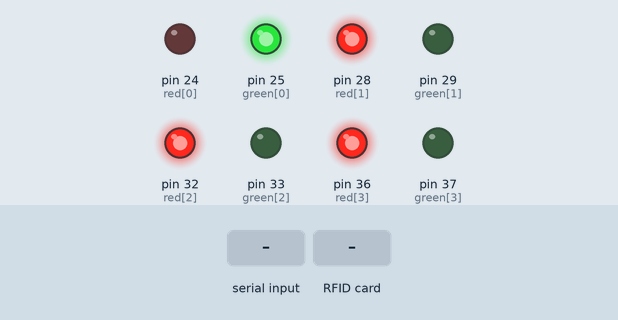
Bench run of a sketch on a simulated Arduino Mega 2560, built with avr-gcc and run on an emulated ATmega2560. On the bench: output pins drawn as LEDs (lit = HIGH). Wiring (inferred from the names in the program): 8 × IR receiver: data pin 22 / data pin 23 / data pin 26 / data pin 27 / data pin 30 / data pin 31 / data pin 34 / data pin 35. The test bench sets the inputs (shaded band). Pins used as bus, display or sensor lines are not drawn; what the sketch prints to the serial monitor is not drawn.

Above: at 1.8 s.
1.9 s: "L2\n" received over the second serial link
At 2.3 s:
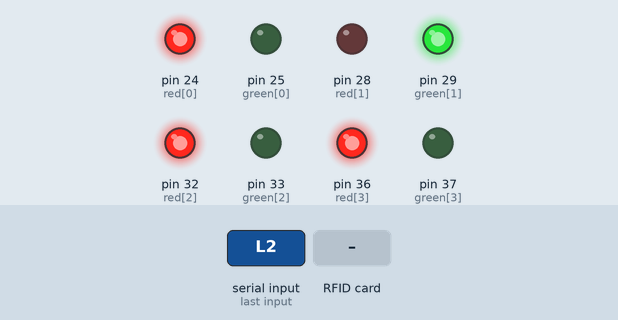
3.4 s: "L3\n" received over the second serial link
At 4.1 s:
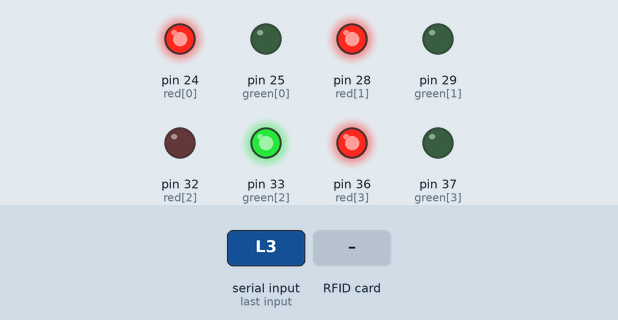
4.9 s: "L4\n" received over the second serial link
At 5.5 s:
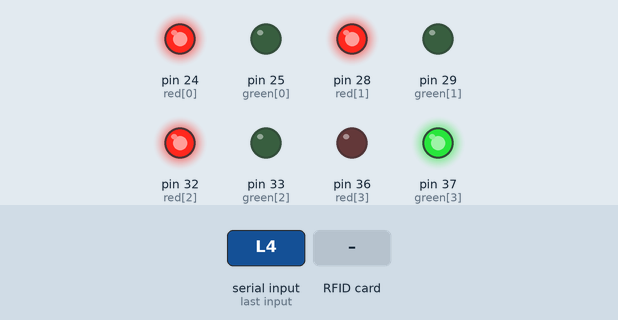
6.4 s: RFID card 26 59 7C 12 held to the reader
At 7.7 s:
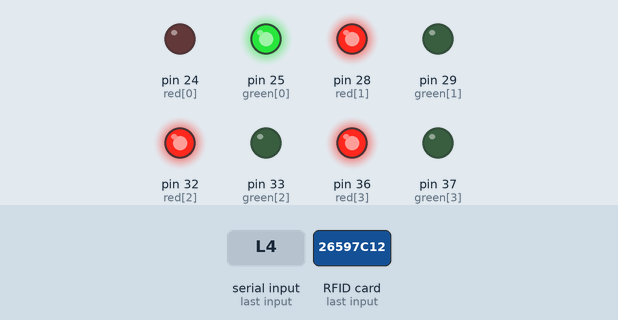
8.0 s: "L1\n" received over the second serial link
9.6 s: "TEST\n" received over Serial
Timing chart, 0 to 27.9 s (numbered marks = the images above; inputs shaded):
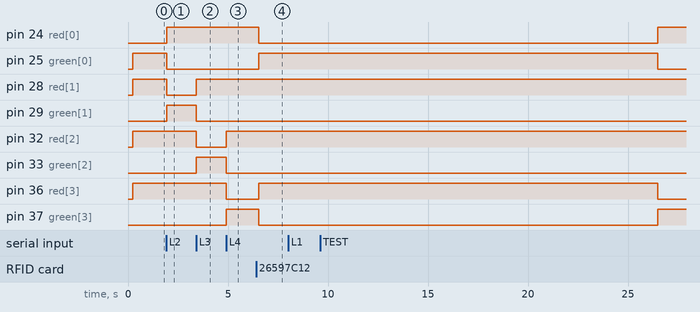

The sketch:

sketch_apr6a.ino
```cpp
#include <SPI.h>
#include <MFRC522.h>

#define SS_PIN 53
#define RST_PIN 5
MFRC522 mfrc522(SS_PIN, RST_PIN);

byte emergencyUID[4] = {0x26, 0x59, 0x7C, 0x12};

// IR
int ir[4][2] = {{23,22},{27,26},{31,30},{35,34}};

// LED
int red[4]   = {24,28,32,36};
int green[4] = {25,29,33,37};

// ================= TRAFFIC DATA =================

int count[4] = {0, 0, 0, 0};
int prev[4][2];

// Vehicles cleared during CURRENT cycle
int cleared[4] = {0, 0, 0, 0};

// Vehicle count captured at START of cycle
int cycleStartCount[4] = {0, 0, 0, 0};

// 0 = Low, 1 = Medium, 2 = High
int density[4] = {0, 0, 0, 0};

// Extra green time
int extraTime[4] = {0, 0, 0, 0};

// Final green time
int laneTime[4] = {30, 30, 30, 30};

int currentLane = 0;

unsigned long signalStart = 0;

// ================= CYCLE =================

int cycleNumber = 1;

unsigned long cycleStartMillis = 0;
unsigned long cycleEndMillis = 0;

int cycleDuration = 120;

bool densityMode = false;
bool prevDensityMode = false;

// ================= MODE =================

bool autoMode = true;

// ================= EMERGENCY =================

bool emergencyActive = false;

unsigned long emergencyStart = 0;

int emergencyLane = -1;

int previousLane = 0;
int previousRemaining = 30;

// Emergency information for current cycle
bool cycleEmergencyDetected = false;
int cycleEmergencyLane = -1;
unsigned long cycleEmergencyOffset = 0;

// Change this according to where your RFID reader is physically installed.
// 0 = Lane 1
// 1 = Lane 2
// 2 = Lane 3
// 3 = Lane 4
const int RFID_LANE = 0;

// SERIAL
unsigned long serialTimer = 0;
#define SERIAL_DELAY 1000

void setup() {
  Serial.begin(9600);
  Serial1.begin(9600);
  Serial1.setTimeout(50);

  SPI.begin();
  mfrc522.PCD_Init();

  Serial.println("========================================");
  Serial.println("   TrafficIntelli Mega 2560 Online");
  Serial.println("========================================");
  Serial.print("RFID RC522 Reader Test: ");
  mfrc522.PCD_DumpVersionToSerial();
  byte v = mfrc522.PCD_ReadRegister(mfrc522.VersionReg);
  if (v == 0x00 || v == 0xFF) {
    Serial.println("WARNING: RC522 NOT DETECTED or WIRING ERROR!");
    Serial.println("Verify Mega SPI Pins: MISO=50, MOSI=51, SCK=52, SDA=53, RST=5, 3.3V (NOT 5V!)");
  } else {
    Serial.println("RC522 Initialized Successfully!");
  }
  Serial.println("========================================");

  for(int i=0;i<4;i++){
    for(int j=0;j<2;j++){
      pinMode(ir[i][j], INPUT);
      prev[i][j] = HIGH;
    }
    pinMode(red[i], OUTPUT);
    pinMode(green[i], OUTPUT);
  }

  setLane(0);
  signalStart = millis();
  startNewCycle();
}

void loop() {

  readSensors();
  checkRFID();
  readESP();

  // Allow trigger from USB Serial Monitor for bench testing
  if (Serial.available()) {
    String usbCmd = Serial.readStringUntil('\n');
    usbCmd.trim();
    if (usbCmd == "TEST" || usbCmd == "TEST_CYCLE") {
      Serial.println(">>> MANUAL TEST CYCLE TRIGGERED VIA USB SERIAL <<<");
      finishCycle();
      cycleNumber++;
      startNewCycle();
    }
  }

  if(emergencyActive) handleEmergency();
  else controlTraffic();

  sendData();
}

// SENSOR
void readSensors(){

  for(int i = 0; i < 4; i++){

    int far = digitalRead(ir[i][0]);
    int near = digitalRead(ir[i][1]);

    // Vehicle enters lane
    if(far == LOW && prev[i][0] == HIGH){
      count[i]++;
    }

    // Vehicle exits lane
    if(near == LOW && prev[i][1] == HIGH){

      if(count[i] > 0){
        count[i]--;
        cleared[i]++;
      }
    }

    prev[i][0] = far;
    prev[i][1] = near;
  }
}

// 🔥 RECEIVE COMMAND FROM ESP
void readESP() {
  if (Serial1.available()) {

    String cmd = Serial1.readStringUntil('\n');
    cmd.trim();

    // Ignore empty / garbage UART data
    if (cmd.length() == 0) {
      return;
    }

    // Only treat actual commands from ESP as commands
    if (cmd == "L1") {
      autoMode = false;
      currentLane = 0;
      setLane(currentLane);
      signalStart = millis();
    }

    else if (cmd == "L2") {
      autoMode = false;
      currentLane = 1;
      setLane(currentLane);
      signalStart = millis();
    }

    else if (cmd == "L3") {
      autoMode = false;
      currentLane = 2;
      setLane(currentLane);
      signalStart = millis();
    }

    else if (cmd == "L4") {
      autoMode = false;
      currentLane = 3;
      setLane(currentLane);
      signalStart = millis();
    }

    else if (cmd == "AUTO") {
      autoMode = true;
      currentLane = 0;
      setLane(currentLane);
      signalStart = millis();
      startNewCycle();

      Serial.println("AUTO MODE ENABLED");
    }

    else if (cmd == "EMG") {
      startEmergency(currentLane);
    }

    else if (cmd == "EMG1") {
      startEmergency(0);
    }

    else if (cmd == "EMG2") {
      startEmergency(1);
    }

    else if (cmd == "EMG3") {
      startEmergency(2);
    }

    else if (cmd == "EMG4") {
      startEmergency(3);
    }

    else if (cmd == "TEST" || cmd == "TEST_CYCLE") {
      // Diagnostic test trigger: sends cycle packet to verify end-to-end pipeline without waiting 120s
      Serial.println(">>> MANUAL TEST CYCLE TRIGGERED VIA COMMAND <<<");
      finishCycle();
      cycleNumber++;
      startNewCycle();
    }

    // Everything else is ignored.
    // In particular, live traffic packets are NOT commands.
  }
}

// MODE
void calculateTimes(){

  // ==========================================
  // PROPORTIONAL TRAFFIC CONTROL
  // ==========================================

  int total = 0;

  cycleDuration = 0;
  densityMode = false;

  // ------------------------------------------
  // 1. Capture traffic at beginning of cycle
  // ------------------------------------------

  for(int i = 0; i < 4; i++){

    cycleStartCount[i] = count[i];

    total += count[i];
  }

  // ------------------------------------------
  // 2. Reset timing values
  // ------------------------------------------

  for(int i = 0; i < 4; i++){

    laneTime[i] = 30;
    extraTime[i] = 0;
    density[i] = 0;
  }

  // ------------------------------------------
  // 3. Calculate proportional allocation
  // ------------------------------------------

  if(total > 0){

    for(int i = 0; i < 4; i++){

      /*
        Maximum additional time = 30 seconds.

        Proportion of traffic:

        lane count / total count

        Additional time:

        proportion × 30
      */

      int proportionalExtra =
        (count[i] * 30) / total;

      // Limit additional time to 30 seconds
      if(proportionalExtra > 30)
        proportionalExtra = 30;

      extraTime[i] = proportionalExtra;

      laneTime[i] = 30 + extraTime[i];

      // --------------------------------------
      // Density classification
      // --------------------------------------

      if(count[i] <= 10){

        density[i] = 0;       // LOW
      }

      else if(count[i] <= 20){

        density[i] = 1;       // MEDIUM
      }

      else{

        density[i] = 2;       // HIGH
      }
    }
  }

  // ------------------------------------------
  // 4. Determine whether adaptive mode active
  // ------------------------------------------

  for(int i = 0; i < 4; i++){

    if(count[i] > 10){

      densityMode = true;
      break;
    }
  }

  // ------------------------------------------
  // 5. Calculate complete cycle duration
  // ------------------------------------------

  for(int i = 0; i < 4; i++){

    cycleDuration += laneTime[i];
  }

  // ------------------------------------------
  // 6. Serial monitoring
  // ------------------------------------------

  Serial.println();
  Serial.println("========== TRAFFIC ANALYSIS ==========");

  Serial.print("Cycle: ");
  Serial.println(cycleNumber);

  Serial.print("Total Vehicles: ");
  Serial.println(total);

  for(int i = 0; i < 4; i++){

    Serial.print("L");
    Serial.print(i + 1);

    Serial.print(" | Vehicles: ");
    Serial.print(count[i]);

    Serial.print(" | Density: ");

    if(density[i] == 0)
      Serial.print("LOW");

    else if(density[i] == 1)
      Serial.print("MEDIUM");

    else
      Serial.print("HIGH");

    Serial.print(" | Extra: +");
    Serial.print(extraTime[i]);

    Serial.print("s | Green: ");
    Serial.print(laneTime[i]);
    Serial.println("s");
  }

  Serial.print("TOTAL CYCLE TIME: ");
  Serial.print(cycleDuration);
  Serial.println(" seconds");

  Serial.println("=======================================");

  if(densityMode != prevDensityMode){

    Serial.println(
      densityMode
      ? "⚡ ADAPTIVE TRAFFIC MODE"
      : "✅ NORMAL TRAFFIC MODE"
    );

    prevDensityMode = densityMode;
  }
}

void startNewCycle(){

  cycleStartMillis = millis();

  // Reset cycle-specific values
  for(int i = 0; i < 4; i++){
    cleared[i] = 0;
  }

  cycleEmergencyDetected = false;
  cycleEmergencyLane = -1;
  cycleEmergencyOffset = 0;

  // Calculate traffic conditions for this cycle
  calculateTimes();

  Serial.print("===== CYCLE ");
  Serial.print(cycleNumber);
  Serial.println(" START =====");
}
// RFID
void checkRFID(){

  if(!mfrc522.PICC_IsNewCardPresent())
    return;

  if(!mfrc522.PICC_ReadCardSerial())
    return;

  Serial.println();
  Serial.print("💳 RFID Tag Detected! Scanned UID: {");
  for(byte i = 0; i < mfrc522.uid.size; i++){
    Serial.print("0x");
    if(mfrc522.uid.uidByte[i] < 0x10) Serial.print("0");
    Serial.print(mfrc522.uid.uidByte[i], HEX);
    if(i < mfrc522.uid.size - 1) Serial.print(", ");
  }
  Serial.println("}");

  bool match = true;

  for(byte i = 0; i < 4; i++){
    if(mfrc522.uid.uidByte[i] != emergencyUID[i]){
      match = false;
      break;
    }
  }

  if(match){
    Serial.println("🚑 EMERGENCY RFID MATCHED! Activating Emergency Mode on Lane 1...");
    startEmergency(RFID_LANE);
  } else {
    Serial.println("⚠️ RFID UID MISMATCH: This card does NOT match emergencyUID in line 8!");
    Serial.println("👉 To register this card as the Emergency vehicle, update line 8 in sketch_apr6a.ino with the Scanned UID above.");
  }

  mfrc522.PICC_HaltA();
  mfrc522.PCD_StopCrypto1();
}

void startEmergency(int lane){

  if(emergencyActive)
    return;

  // Save current traffic state
  previousLane = currentLane;

  int elapsed =
    (millis() - signalStart) / 1000;

  previousRemaining =
    laneTime[currentLane] - elapsed;

  if(previousRemaining < 0)
    previousRemaining = 0;

  // Emergency information
  emergencyLane = lane;

  emergencyActive = true;

  emergencyStart = millis();

  // Record emergency in current cycle
  cycleEmergencyDetected = true;
  cycleEmergencyLane = lane;

  cycleEmergencyOffset =
    (millis() - cycleStartMillis) / 1000;

  Serial.print("🚑 Emergency Lane: ");
  Serial.println(lane + 1);

  Serial.print("Returning to Lane: ");
  Serial.println(previousLane + 1);

  Serial.print("Remaining Time: ");
  Serial.println(previousRemaining);
}
// TRAFFIC
void controlTraffic(){
  if(!autoMode)
    return;
  unsigned long elapsed =
    (millis() - signalStart) / 1000;

  if(elapsed >= laneTime[currentLane]){
    // If Lane 4 has finished,
    // the COMPLETE cycle has finished.
    if(currentLane == 3){
      finishCycle();
      cycleNumber++;
      currentLane = 0;
      setLane(currentLane);
      signalStart = millis();
      startNewCycle();
    }

    else{
      currentLane++;
      setLane(currentLane);
      signalStart = millis();
    }
  }
}

void finishCycle(){

  cycleEndMillis = millis();

  Serial.println();
  Serial.println("========== CYCLE COMPLETE ==========");

  Serial.print("Cycle Number: ");
  Serial.println(cycleNumber);

  Serial.print("Cycle Duration: ");
  Serial.print(cycleDuration);
  Serial.println(" sec");

  Serial.println("Vehicle Count at Start:");

  for(int i = 0; i < 4; i++){

    Serial.print("L");
    Serial.print(i + 1);
    Serial.print(": ");
    Serial.println(cycleStartCount[i]);
  }

  Serial.println("Vehicles Cleared:");

  for(int i = 0; i < 4; i++){

    Serial.print("L");
    Serial.print(i + 1);
    Serial.print(": ");
    Serial.println(cleared[i]);
  }

  Serial.println("Vehicles Remaining:");

  for(int i = 0; i < 4; i++){

    Serial.print("L");
    Serial.print(i + 1);
    Serial.print(": ");
    Serial.println(count[i]);
  }

  Serial.println("====================================");

  // Send cycle record to USB Serial.
  // ESP8266 integration will be added in Phase 2.
  sendCycleData();
}
// ================= SEND CYCLE DATA =================

void sendCycleData(){

  String data = "CYCLE|";

  // Cycle number
  data += String(cycleNumber);
  data += "|";

  // Cycle duration
  data += String(cycleDuration);
  data += "|";

  // Vehicle count at start of cycle
  for(int i = 0; i < 4; i++){
    data += String(cycleStartCount[i]);
    data += "|";
  }

  // Density
  for(int i = 0; i < 4; i++){

    if(density[i] == 0)
      data += "LOW";
    else if(density[i] == 1)
      data += "MEDIUM";
    else
      data += "HIGH";

    data += "|";
  }

  // Green time
  for(int i = 0; i < 4; i++){
    data += String(laneTime[i]);
    data += "|";
  }

  // Extra green time
  for(int i = 0; i < 4; i++){
    data += String(extraTime[i]);
    data += "|";
  }

  // Vehicles cleared
  for(int i = 0; i < 4; i++){
    data += String(cleared[i]);
    data += "|";
  }

  // Vehicles remaining
  for(int i = 0; i < 4; i++){
    data += String(count[i]);
    data += "|";
  }

  // Emergency detected
  data += String(cycleEmergencyDetected ? 1 : 0);
  data += "|";

  // Emergency lane
  if(cycleEmergencyDetected)
    data += String(cycleEmergencyLane + 1);
  else
    data += "0";

  data += "|";

  // Emergency offset/time
  data += String(cycleEmergencyOffset);

  // Send to ESP8266
  Serial1.println(data);

  // Also display on Mega Serial Monitor
  Serial.println("===== CYCLE DATA SENT =====");
  Serial.println(data);
  Serial.println("===========================");
}
// EMERGENCY
void handleEmergency(){

  // Give green to emergency lane
  setLane(emergencyLane);

  // Emergency green = 20 seconds
  if((millis() - emergencyStart) >= 20000){

    emergencyActive = false;

    // Return to previous lane
    currentLane = previousLane;

    setLane(currentLane);

    // Resume previous lane from where it stopped
    signalStart =
      millis() -
      (laneTime[currentLane] - previousRemaining) * 1000UL;

    Serial.println("🚑 Emergency Complete");
    Serial.print("Resuming Lane: ");
    Serial.println(currentLane + 1);
  }
}

// SIGNAL
void setLane(int lane){
  currentLane = lane;

  for(int i=0;i<4;i++){
    digitalWrite(red[i], HIGH);
    digitalWrite(green[i], LOW);
  }

  digitalWrite(green[lane], HIGH);
  digitalWrite(red[lane], LOW);
}

// SEND DATA
void sendData(){

  if(millis() - serialTimer > SERIAL_DELAY){

    serialTimer = millis();

    int remaining = laneTime[currentLane] - (millis()-signalStart)/1000;
    if(remaining < 0) remaining = 0;

    int t[4];
    t[currentLane] = remaining;

    int sum = remaining;

    for(int i=1;i<4;i++){
      int idx = (currentLane + i) % 4;
      t[idx] = sum + laneTime[idx];
      sum = t[idx];
    }

    String mode = densityMode ? "DENSITY" : "NORMAL";

    String data =
  "LIVE|" +
  String(count[0]) + "," +
  String(count[1]) + "," +
  String(count[2]) + "," +
  String(count[3]) + "," +
  mode + "," +
  String(emergencyActive) + "," +
  String(currentLane + 1) + "," +
  String(t[0]) + "," +
  String(t[1]) + "," +
  String(t[2]) + "," +
  String(t[3]);

    Serial1.println(data);
  }
}
```

Measured:
- after the input at 1.9 s, pin 24 (red[0]), pin 29 (green[1]): LOW → HIGH at once; pin 25 (green[0]), pin 28 (red[1]): HIGH → LOW at once
- after the input at 3.4 s, pin 28 (red[1]), pin 33 (green[2]): LOW → HIGH at once; pin 29 (green[1]), pin 32 (red[2]): HIGH → LOW at once
- after the input at 4.9 s, pin 32 (red[2]), pin 37 (green[3]): LOW → HIGH at once; pin 33 (green[2]), pin 36 (red[3]): HIGH → LOW at once
- after the input at 6.4 s, pin 24 (red[0]), pin 37 (green[3]): HIGH → LOW after 0.15 s; pin 25 (green[0]), pin 36 (red[3]): LOW → HIGH after 0.15 s
